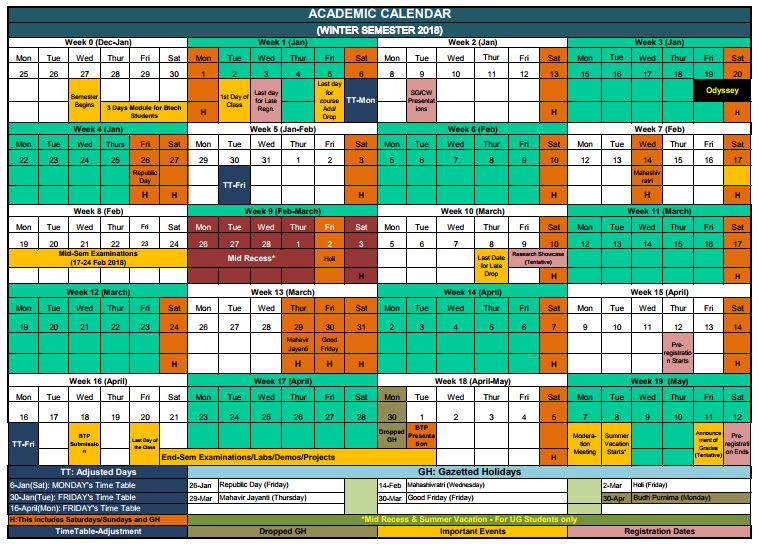
%> input picture callender.jpg, 759 x 549 px
$ octave --eval "result = character(imread('callender.jpg'));"   (GNU Octave 9; MATLAB toolbox functions it lacks are replaced by stand-ins)
%> lines starting %> are read from the running program, lines starting %| are printed output that depends on the picture; in (x1, y1, x2, y2) boxes, pixels count from 0 and x2, y2 are one past the last pixel; in counts of white or black regions, pixels touching at a corner belong together; the program's own positions count from 1
function out = character(img)
% Make the image a bit bigger to help OCR
img = imresize(img, 3);
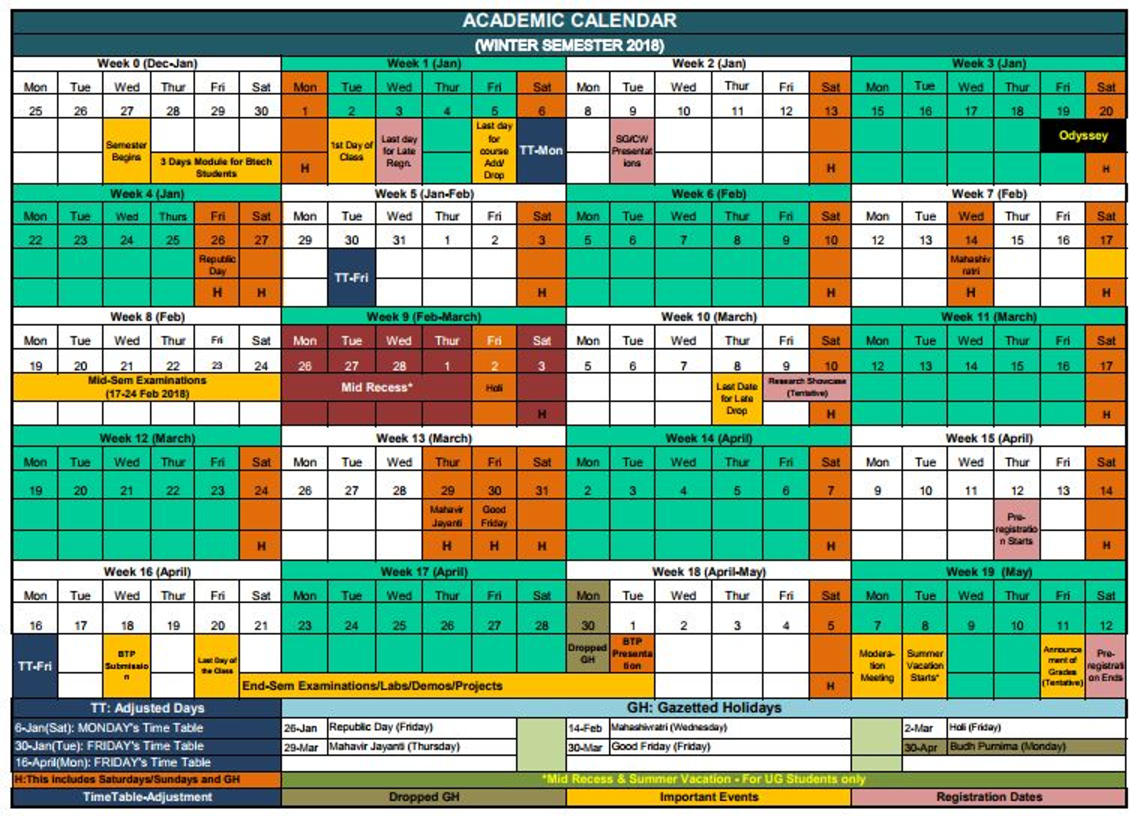
%> img: size 1647x2277x3 uint8 (shown at 1/2 size); mean R, G, B 136.1, 170.8, 141.3

% binarize image
lvl = graythresh(img);
%> lvl = 0.518
BWOrig = im2bw(img, lvl);
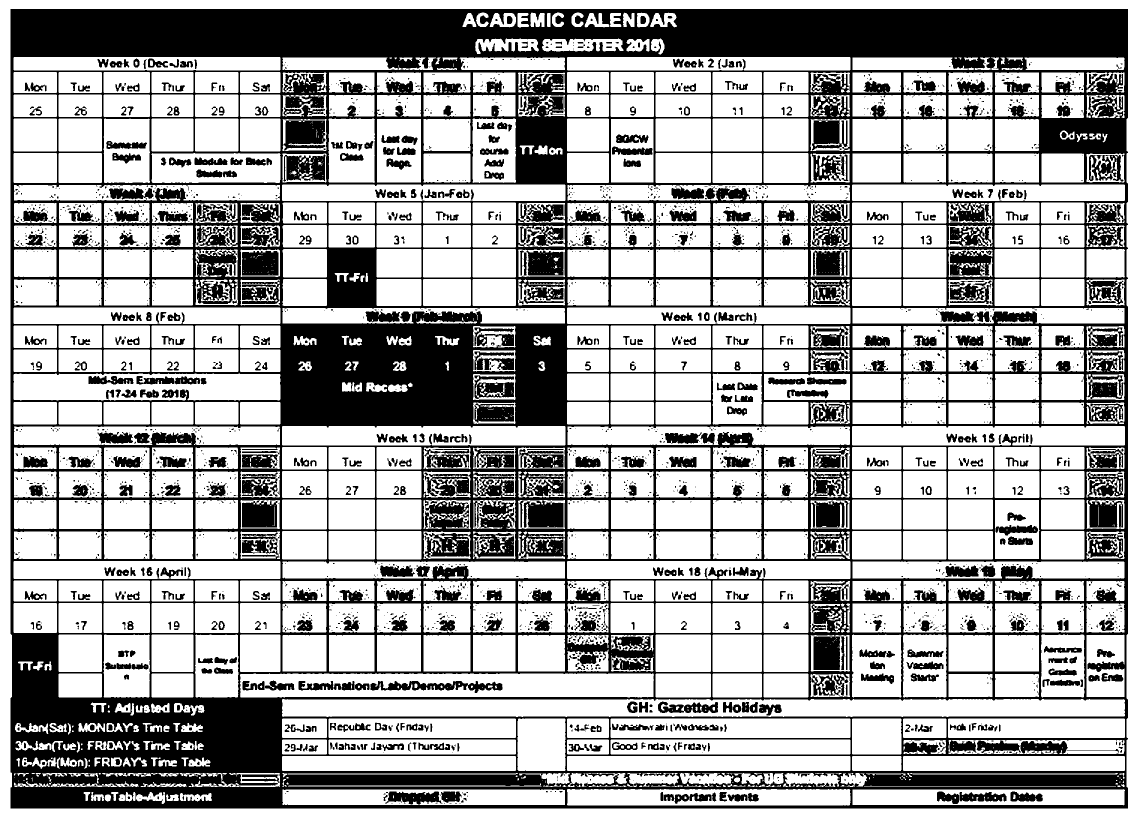
%> BWOrig: size 1647x2277 logical (shown at 1/2 size); 67.2% white; 2929 black regions (2140 under 20 px), largest, box (x1, y1, x2, y2) and area: (21, 18, 2256, 1617) 1001038, (1047, 1002, 1127, 1055) 3731, (484, 501, 557, 551) 3399

% First remove the circuit using connected component analysis.
BWComplement = ~BWOrig;
CC = bwconncomp(BWComplement);
%> CC = 2929 connected components
numPixels = cellfun(@numel, CC.PixelIdxList);
%> numPixels = 2929 values, max 1001038 at index 1, min 1 at index 15, mean 420.5
[biggest,idx] = max(numPixels);
%> biggest = 1001038; idx = 1
BWComplement(CC.PixelIdxList{idx}) = 0;
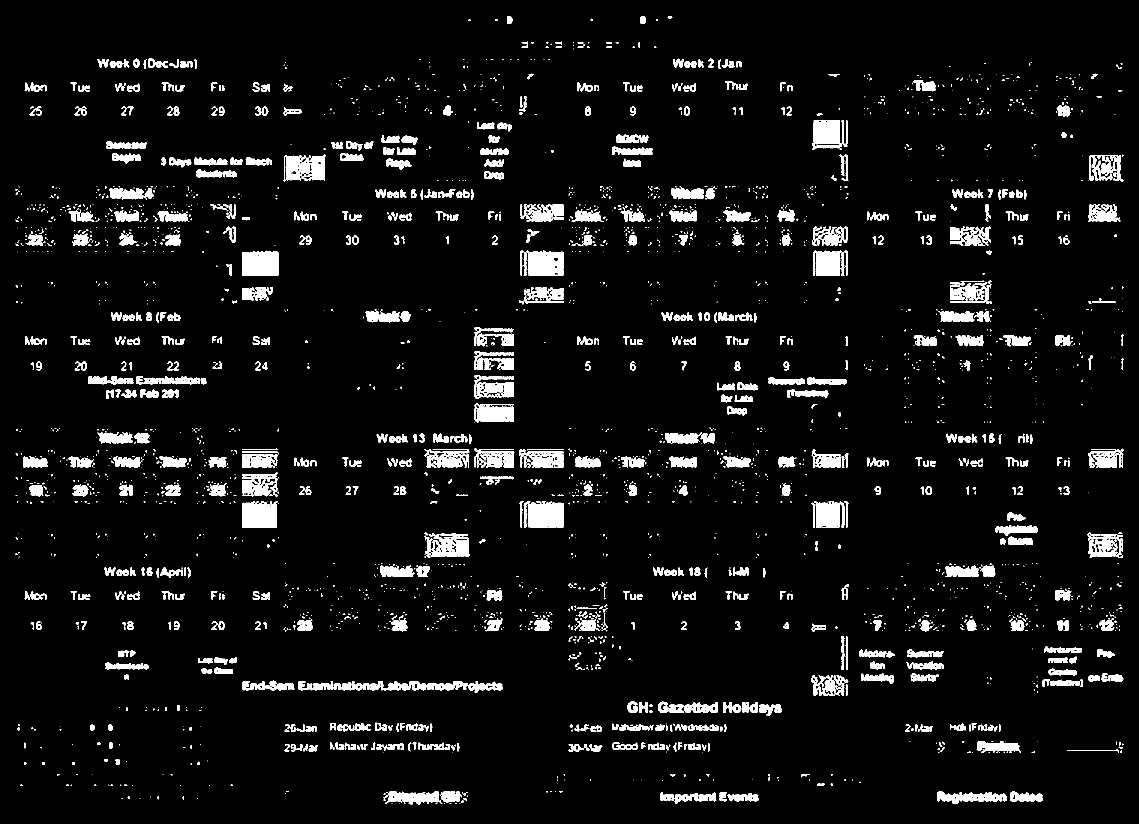
%> BWComplement: size 1647x2277 logical (shown at 1/2 size); 6.1% white; 2928 white regions (2140 under 20 px), largest, box (x1, y1, x2, y2) and area: (1047, 1002, 1127, 1055) 3731, (484, 501, 557, 551) 3399, (484, 1002, 555, 1055) 3399

% Next, because the text does not have a layout typical to a document, you
% need to provide ROIs around the text for OCR. Use regionprops for this.
BW = imdilate(BWComplement, strel('disk',3)); % grow the text a bit to get a bigger ROI around them.
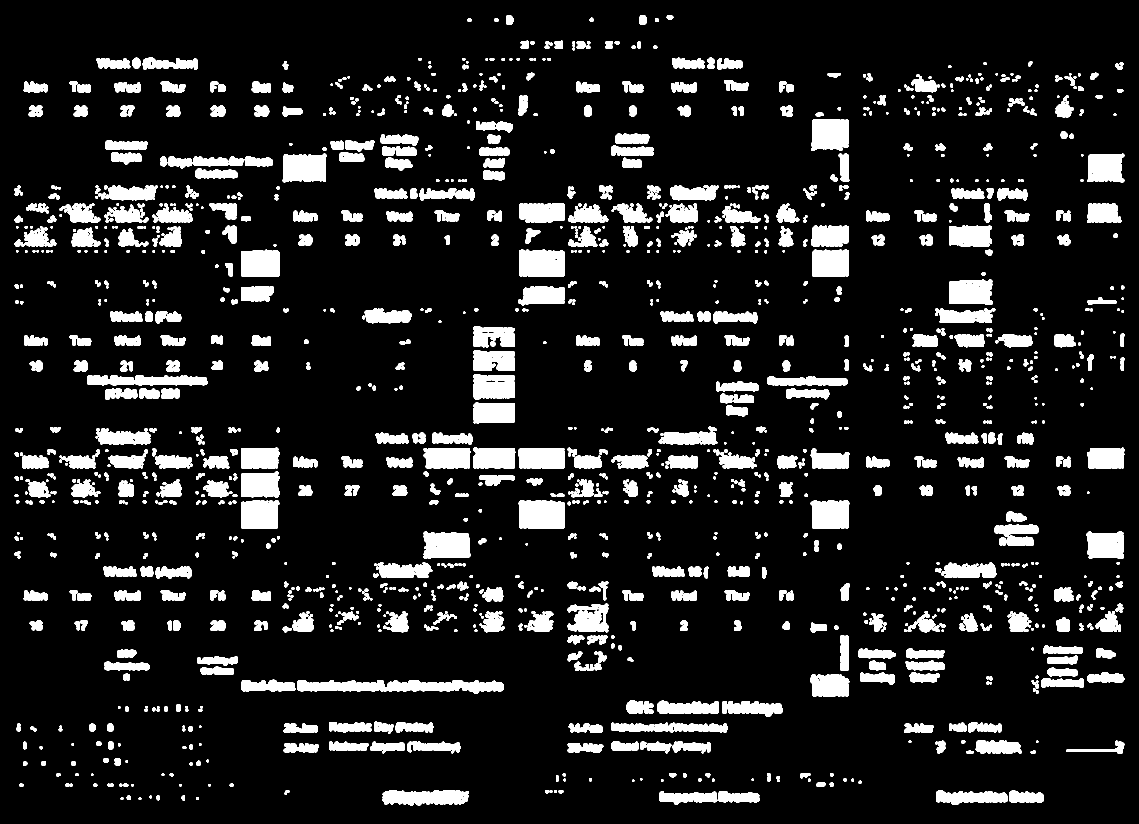
%> BW: size 1647x2277 logical (shown at 1/2 size); 12.1% white; 1392 white regions
CC = bwconncomp(BW);
%> CC = 1392 connected components
% Use regionprops to get the bounding boxes around the text
s = regionprops(CC,'BoundingBox');
%> s = 1392 regions; largest, box (x1, y1, x2, y2): (595, 1360, 1007, 1388), (1037, 1000, 1129, 1057), (765, 1581, 938, 1611), (847, 1063, 941, 1118), (565, 307, 653, 365)
roi = vertcat(s(:).BoundingBox);
%> roi = 1392 rows, first 8: [29.5 371.5 17 20; 29.5 431.5 17 15; 29.5 452.5 84 42; 29.5 569.5 9 9; 29.5 905.5 9 9; 29.5 953.5 9 9; 29.5 989.5 8 5; 29.5 1073.5 9 9]
% Apply OCR
% Thin the letters a bit, to help OCR deal with the blocky letters
BW1 = imerode(BWComplement, strel('square',1));
% Set text layout to 'Word' because the layout is nothing like a document.
% Set character set to be A to Z, to limit mistakes.
%> (the run ends here)
